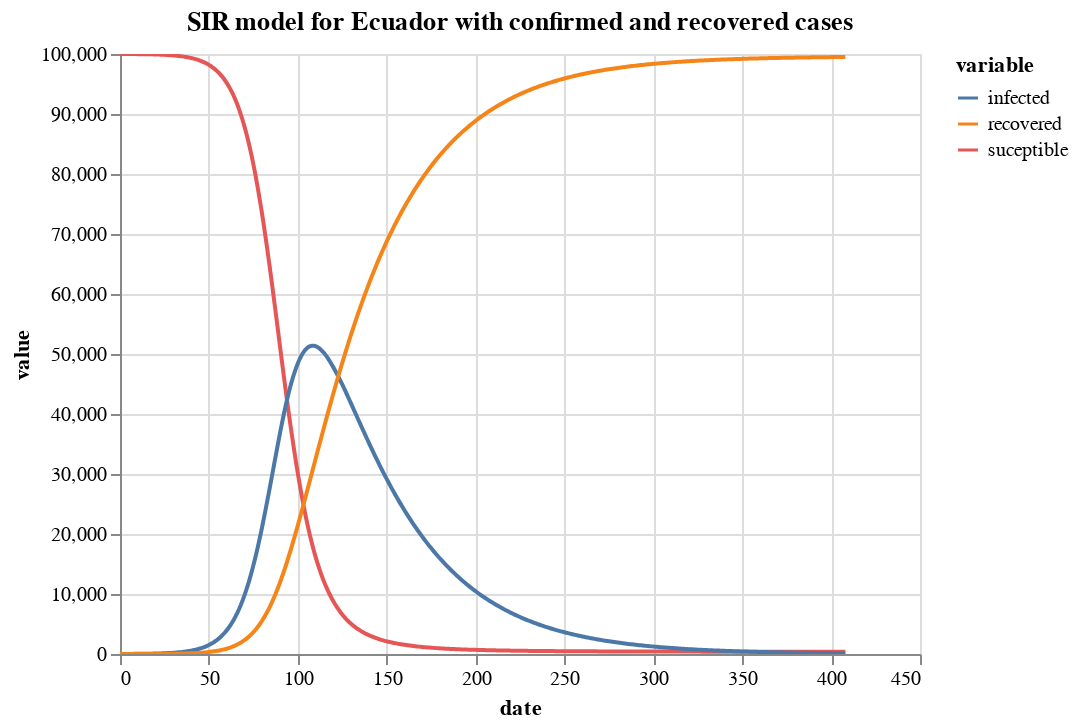

The notebook cell this image was saved under:
### Markdown cell above
Con este conjunto de datos procedemos a graficarlos, para poder ver la diferencia que existe al usar la primera función y la segunda función

### Code cell
alt.Chart(df_cr.melt('date')).mark_line().encode(
    x='date',
    y=alt.Y('value'),
    color='variable'
).properties(
    title='SIR model for Ecuador with confirmed and recovered cases'
).interactive()

### Figure 1 — Vega-Lite specification as saved in the notebook (floating-point values rounded to 4 significant figures; data arrays with more than 128 entries replaced by an {"elided": "..."} marker saying what was removed)
{"config": {"view": {"continuousWidth": 400, "continuousHeight": 300}}, "data": {"name": "data-bd460db99b51b9b8632d2f3e0dad06a1"}, "mark": "line", "encoding": {"color": {"type": "nominal", "field": "variable"}, "x": {"type": "quantitative", "field": "date"}, "y": {"type": "quantitative", "field": "value"}}, "selection": {"selector005": {"type": "interval", "bind": "scales", "encodings": ["x", "y"]}}, "title": "SIR model for Ecuador with confirmed and recovered cases", "$schema": "https://vega.github.io/schema/vega-lite/v4.8.1.json", "datasets": {"data-bd460db99b51b9b8632d2f3e0dad06a1": {"elided": "1227 records"}}}
